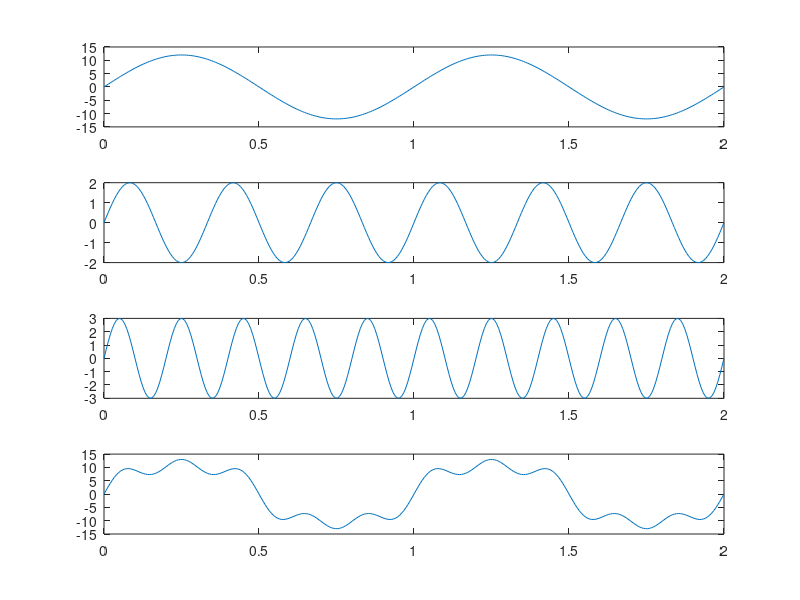

This chart was generated by the following MATLAB code:
clc;
close all;
clear all;
a=12;
f=1;
fs=150;
T=2;
ph=0;
t=0:1/fs:T;
x1=a*sin(2*pi*f*t+ph);
a=2;
f=3;
ph=0;
x2=a*sin(2*pi*f*t+ph);
a=3;
f=5;
ph=0;
x3=a*sin(2*pi*f*t+ph);
x=x1+x2+x3;

subplot(4,1,1);
plot(t,x1);
subplot(4,1,2);
plot(t,x2);
subplot(4,1,3);
plot(t,x3);
subplot(4,1,4);
plot(t,x);
